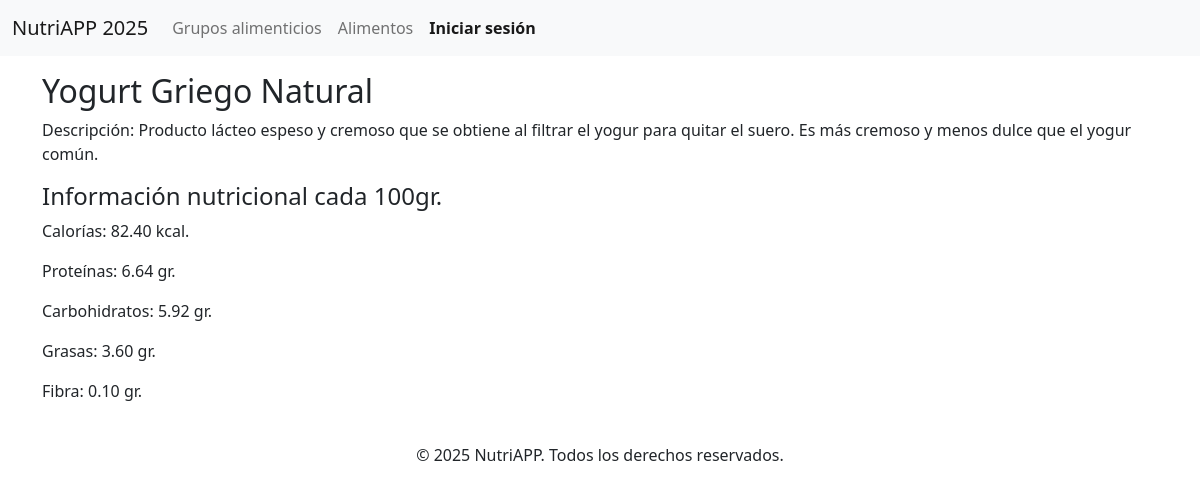
Screenshot of /alimentos/1 with the database file from the repository.
### tables this page shows
CREATE TABLE `alimentos` (
  `id_alimento` int(11) NOT NULL,
  `nombre_alimento` varchar(100) NOT NULL,
  `id_grupo` int(11) NOT NULL,
  `descripcion_alimento` varchar(255) NOT NULL,
  `calorias` decimal(6,2) NOT NULL,
  `proteinas` decimal(6,2) NOT NULL,
  `carbohidratos` decimal(6,2) NOT NULL,
  `fibras` decimal(6,2) NOT NULL,
  `grasas` decimal(6,2) NOT NULL,
  `imagen_alimento` varchar(255) NOT NULL
);

### app/modelos/alimentos.modelo.php (called while the page is built, shortened)
<?php
class alimentosModelo {
    private $db;
    public function __construct(){
            $this->db = new PDO('mysql:host=localhost;dbname=db_nutri;charset=utf8', 'root', '');
    }
    public function obtenerALimentoDetalle($id_alimento){
        $query = $this->db->prepare(
            'SELECT alimentos.*, grupos_alimentos.nombre_grupo
            FROM alimentos
            JOIN grupos_alimentos ON alimentos.id_grupo = grupos_alimentos.id_grupo
            WHERE alimentos.id_alimento = ?');
        $query->execute([$id_alimento]);
        $alimento = $query->fetch(PDO::FETCH_OBJ);
        return $alimento;
    }
}

### app/vistas/alimentos.vista.php (called while the page is built, shortened)
<?php
class alimentosVista{
    public function mostrarDetalles($alimento, $usuario){
        require_once 'templates/layout/header.phtml';
        require_once 'templates/alimento_detalle.phtml';
    }
}

### templates/alimento_detalle.phtml (the view)
<h2> <?= $alimento->nombre_alimento ?> </h2>
<p> Descripción: <?= $alimento->descripcion_alimento ?> </p>
<h4> Información nutricional cada 100gr. </h4>
<p> Calorías: <?= $alimento->calorias ?> kcal. </p>
<p> Proteínas: <?= $alimento->proteinas ?> gr. </p>
<p> Carbohidratos: <?= $alimento->carbohidratos ?> gr. </p>
<p> Grasas: <?= $alimento->grasas ?> gr. </p>
<p> Fibra: <?= $alimento->fibras ?> gr. </p>
<?php require_once 'templates/layout/footer.phtml'; ?>

### router.php (shortened to what this page needs)
<?php
require_once 'app/controladores/alimentos.controlador.php';
$action = 'home';
if (!empty($_GET['action'])){
    $action = $_GET['action'];
}
$params = explode('/', $action);
$request = new stdClass();
$request = (new SessionMiddleware())->run($request);
switch ($params[0]){
    case 'alimentos':
        $controlador = new alimentosControlador();
        $controlador->alimentoDetalles($params[1], $request);
    break;
}

### app/controladores/alimentos.controlador.php (shortened to what this page needs)
<?php
require_once 'app/modelos/alimentos.modelo.php';
require_once 'app/vistas/alimentos.vista.php';
class alimentosControlador{
    private $modelo;
    private $vista;
    public function __construct(){
        $this->modelo = new alimentosModelo();
        $this->vista = new alimentosVista();
    }
    public function alimentoDetalles($id_alimento, $request){
        $alimento = $this->modelo->obtenerAlimentoDetalle($id_alimento);
        if ($alimento){
            $this->vista->mostrarDetalles($alimento, $request->usuario);
        } else {
            $this->vista->alertaError('Alimento no encontrado.', $request);
        }
    }
}

### templates/layout/header.phtml (shortened to what this page needs)
<!DOCTYPE html>
<html lang="en">
<head>
    <link href="app/css/estilos.css" rel="stylesheet">
    <link href="https://cdn.jsdelivr.net/npm/bootstrap@5.2.0/dist/css/bootstrap.min.css" rel="stylesheet">
</head>
<body>
        <header>
            <nav class="navbar navbar-expand-lg bg-light">
                <div class="container-fluid">
                    <a class="navbar-brand" href="home"> NutriAPP 2025</a>
                    <div class="collapse navbar-collapse" id="navbarNav">
                        <ul class="navbar-nav">
                            <?php if (empty($usuario->id_usuario)): ?>
                                <li class="nav-item">
                                    <a class="nav-link" aria-current="page" href="listar_grupos"> Grupos alimenticios </a>
                                </li>
                                <li class="nav-item">
                                    <a class="nav-link" aria-current="page" href="listar_alimentos"> Alimentos </a>
                                </li>
                            <?php endif ?>
                            <?php if (empty($usuario->id_usuario)): ?>
                                <li class="nav-item">
                                <b><a class="nav-link active" aria-current="page" href="mostrarLogin">Iniciar sesión</a></b>
                                </li>
                            <?php endif ?>
                        </ul>
                    </div>
                </div>
            </nav>
        </header>
    <main class="container mt-3">
</body>
</html>

### templates/layout/footer.phtml (shortened to what this page needs)
    <footer class= "bg-lith text-center py-3 mt-4">
        <p>&copy; 2025 NutriAPP. Todos los derechos reservados. </p>
    </footer>
</body>
</html>

### rows the page displays
alimentos: nombre_alimento "Yogurt Griego Natural", descripcion_alimento "Producto lácteo espeso y cremoso que se obtiene al filtrar el yogur para quitar el suero. Es más cremoso y menos dulce que el yogur común.", calorias "82.40", proteinas "6.64", carbohidratos "5.92", grasas "3.60", fibras "0.10"
